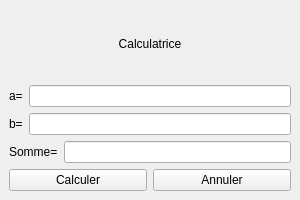
<?xml version="1.0" encoding="UTF-8"?>
<ui version="4.0">
 <class>MainWindow</class>
 <widget class="QMainWindow" name="MainWindow">
  <property name="geometry">
   <rect>
    <x>0</x>
    <y>0</y>
    <width>300</width>
    <height>200</height>
   </rect>
  </property>
  <property name="windowTitle">
   <string>Calculatrice</string>
  </property>
  <widget class="QWidget" name="centralwidget">
   <layout class="QVBoxLayout">
    <item>
     <widget class="QLabel">
      <property name="text">
       <string>Calculatrice</string>
      </property>
      <property name="alignment">
       <set>Qt::AlignCenter</set>
      </property>
     </widget>
    </item>
    <item>
     <layout class="QHBoxLayout">
      <item>
       <widget class="QLabel">
        <property name="text">
         <string>a=</string>
        </property>
       </widget>
      </item>
      <item>
       <widget class="QLineEdit" name="aLineEdit"/>
      </item>
     </layout>
    </item>
    <item>
     <layout class="QHBoxLayout">
      <item>
       <widget class="QLabel">
        <property name="text">
         <string>b=</string>
        </property>
       </widget>
      </item>
      <item>
       <widget class="QLineEdit" name="bLineEdit"/>
      </item>
     </layout>
    </item>
    <item>
     <layout class="QHBoxLayout">
      <item>
       <widget class="QLabel">
        <property name="text">
         <string>Somme=</string>
        </property>
       </widget>
      </item>
      <item>
       <widget class="QLineEdit" name="sommeLineEdit">
        <property name="readOnly">
         <bool>true</bool>
        </property>
       </widget>
      </item>
     </layout>
    </item>
    <item>
     <layout class="QHBoxLayout">
      <item>
       <widget class="QPushButton" name="calculerButton">
        <property name="text">
         <string>Calculer</string>
        </property>
       </widget>
      </item>
      <item>
       <widget class="QPushButton" name="annulerButton">
        <property name="text">
         <string>Annuler</string>
        </property>
       </widget>
      </item>
     </layout>
    </item>
   </layout>
  </widget>
 </widget>
</ui> 
